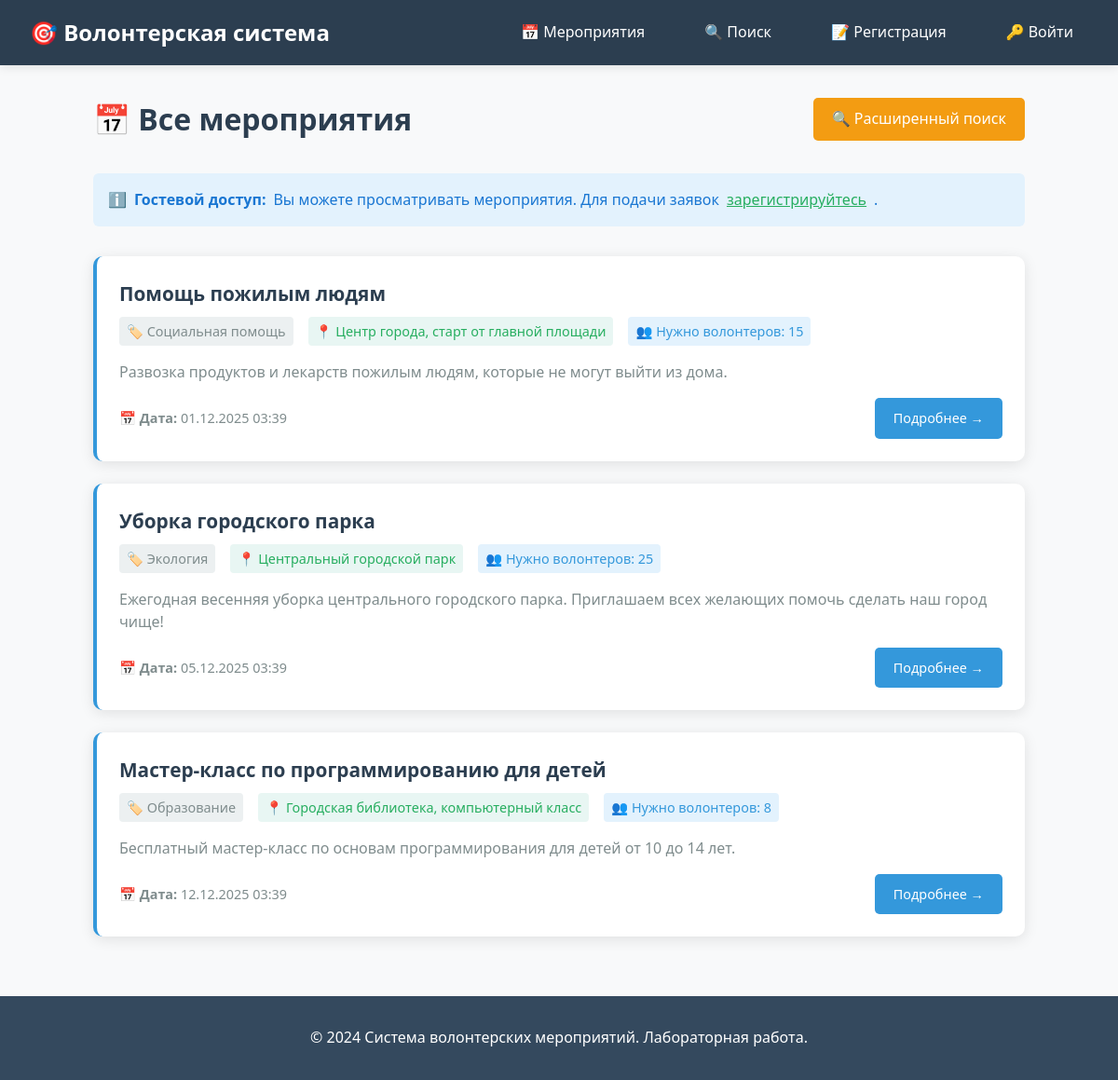
/events/, run on an earlier commit of the app's database.
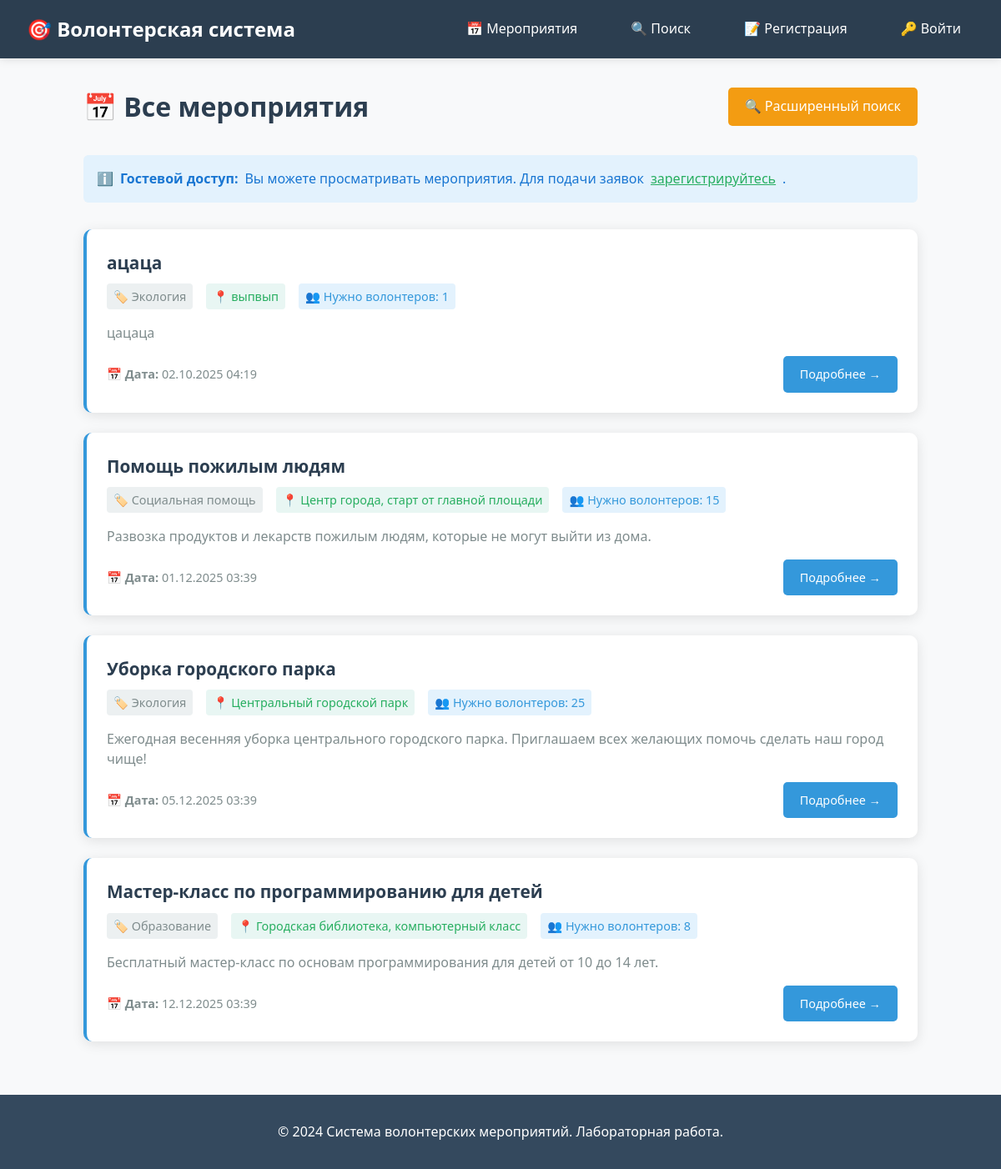
And on a later commit of the database.
### events/models.py (models this page shows, shortened)
class Event(TimeStampedModel):
    STATUS_CHOICES = (
        ('draft', 'Черновик'),
        ('active', 'Активно'),
        ('completed', 'Завершено'),
        ('cancelled', 'Отменено'),
    )
    title = models.CharField(max_length=200, verbose_name='Название мероприятия')
    description = models.TextField(verbose_name='Описание')
    category = models.ForeignKey(EventCategory, on_delete=models.CASCADE, verbose_name='Категория')
    organizer = models.ForeignKey(User, on_delete=models.CASCADE, related_name='organized_events', verbose_name='Организатор')
    event_date = models.DateTimeField(verbose_name='Дата и время мероприятия')
    location = models.CharField(max_length=200, verbose_name='Место проведения')
    required_volunteers = models.PositiveIntegerField(default=1, validators=[MinValueValidator(1)], verbose_name='Требуемое количество волонтеров')
    status = models.CharField(max_length=20, choices=STATUS_CHOICES, default='draft', verbose_name='Статус')
    class Meta:
        verbose_name = 'Мероприятие'
        verbose_name_plural = 'Мероприятия'
        ordering = ['-event_date']

class EventCategory(TimeStampedModel):
    name = models.CharField(max_length=100, verbose_name='Название категории')
    description = models.TextField(blank=True, verbose_name='Описание')
    class Meta:
        verbose_name = 'Категория мероприятия'
        verbose_name_plural = 'Категории мероприятий'

### events/views.py (the view)
# urls.py: path('', views.event_list, name='event_list'),
def event_list(request):
    events = Event.objects.filter(status='active').order_by('event_date')
    return render(request, 'events/event_list.html', {'events': events})

### templates/events/event_list.html (shortened to what this page needs)
{% extends "base.html" %}
{% block content %}
<div style="max-width: 1000px; margin: 0 auto;">
    <div style="display: flex; justify-content: space-between; align-items: center; margin-bottom: 2rem; flex-wrap: wrap; gap: 1rem;">
        <h1 style="color: #2c3e50; margin: 0;">📅 Все мероприятия</h1>
        <div style="display: flex; gap: 1rem;">
            <a href="{% url 'event_search' %}" class="btn btn-warning">
                🔍 Расширенный поиск
            </a>
        </div>
    </div>
    {% if not user.is_authenticated %}
    <div style="background: #e3f2fd; padding: 1rem; border-radius: 6px; margin-bottom: 2rem;">
        <p style="color: #1976d2; margin: 0; display: flex; align-items: center; gap: 0.5rem;">
            ℹ️ <strong>Гостевой доступ:</strong> Вы можете просматривать мероприятия. Для подачи заявок <a href="{% url 'register' %}" style="color: #27ae60; font-weight: 500;">зарегистрируйтесь</a>.
        </p>
    </div>
    {% endif %}
    {% if events %}
        <div style="display: grid; gap: 1.5rem;">
            {% for event in events %}
            <div style="background: white; padding: 1.5rem; border-radius: 10px; box-shadow: 0 3px 15px rgba(0,0,0,0.1); transition: transform 0.3s; border-left: 4px solid #3498db;">
                <div style="display: flex; justify-content: space-between; align-items: start; gap: 1rem; flex-wrap: wrap;">
                    <div style="flex: 1;">
                        <h3 style="margin: 0 0 0.5rem 0;">
                            <a href="{% url 'event_detail' event.id %}" style="color: #2c3e50; text-decoration: none; font-size: 1.3rem;">
                                {{ event.title }}
                            </a>
                        </h3>
                        <div style="display: flex; gap: 1rem; flex-wrap: wrap; margin-bottom: 1rem;">
                            <span style="background: #ecf0f1; padding: 4px 8px; border-radius: 4px; font-size: 0.9rem; color: #7f8c8d;">
                                🏷️ {{ event.category.name }}
                            </span>
                            <span style="background: #e8f6f3; padding: 4px 8px; border-radius: 4px; font-size: 0.9rem; color: #27ae60;">
                                📍 {{ event.location }}
                            </span>
                            <span style="background: #e3f2fd; padding: 4px 8px; border-radius: 4px; font-size: 0.9rem; color: #3498db;">
                                👥 Нужно волонтеров: {{ event.required_volunteers }}
                            </span>
                        </div>
                        <p style="color: #7f8c8d; line-height: 1.5; margin-bottom: 1rem;">
                            {{ event.description|truncatewords:40 }}
                        </p>
                        <div style="display: flex; justify-content: space-between; align-items: center; flex-wrap: wrap; gap: 1rem;">
                            <div style="color: #7f8c8d; font-size: 0.9rem;">
                                <strong>📅 Дата:</strong> {{ event.event_date|date:"d.m.Y H:i" }}
                            </div>
                            <a href="{% url 'event_detail' event.id %}" class="btn btn-primary" style="font-size: 0.9rem;">
                                Подробнее →
                            </a>
                        </div>
                    </div>
                </div>
            </div>
            {% endfor %}
        </div>
    {% else %}
        <div style="text-align: center; padding: 4rem 2rem;">
            <div style="font-size: 4rem; margin-bottom: 1rem;">📭</div>
            <h3 style="color: #7f8c8d; margin-bottom: 1rem;">Мероприятий пока нет</h3>
            <p style="color: #95a5a6;">Но скоро они появятся! Следите за обновлениями.</p>
        </div>
    {% endif %}
</div>
{% endblock %}

### templates/base.html (shortened to what this page needs)
<!DOCTYPE html>
<html lang="ru">
<head>
</head>
<body>
    <nav class="navbar">
        <div class="nav-container">
            <a href="{% url 'home' %}" class="logo">🎯 Волонтерская система</a>
            <ul class="nav-links">
                <li><a href="{% url 'event_list' %}">📅 Мероприятия</a></li>
                <li><a href="{% url 'event_search' %}">🔍 Поиск</a></li>
                {% if user.is_authenticated %}
                    <li class="user-greeting">Привет, {{ user.username }}!</li>
                    <li><a href="{% url 'logout' %}">🚪 Выйти</a></li>
                    {% if user.is_staff %}
                        <li><a href="/admin/">⚙️ Админка</a></li>
                    {% endif %}
                {% else %}
                    <li><a href="{% url 'register' %}">📝 Регистрация</a></li>
                    <li><a href="{% url 'login' %}">🔑 Войти</a></li>
                {% endif %}
            </ul>
        </div>
    </nav>
    <main class="main-content">
        {% block content %}
        {% endblock %}
    </main>
    <footer class="footer">
        <p>&copy; 2024 Система волонтерских мероприятий. Лабораторная работа.</p>
    </footer>
</body>
</html>

### templates/base.html (style rules this page uses)
* { margin: 0; padding: 0; box-sizing: border-box; }
body { font-family: 'Segoe UI', Tahoma, Geneva, Verdana, sans-serif; line-height: 1.6; color: #333; background: #f8f9fa; min-height: 100vh; }
.navbar { background: #2c3e50; color: white; padding: 1rem 0; box-shadow: 0 2px 10px rgba(0,0,0,0.1); }
.nav-container { max-width: 1200px; margin: 0 auto; display: flex; justify-content: space-between; align-items: center; padding: 0 2rem; }
.logo { font-size: 1.5rem; font-weight: bold; color: white; text-decoration: none; }
.nav-links { display: flex; list-style: none; gap: 2rem; align-items: center; }
.nav-links a { color: white; text-decoration: none; font-weight: 500; transition: color 0.3s; padding: 0.5rem 1rem; border-radius: 5px; }
.main-content { max-width: 1200px; margin: 2rem auto; padding: 0 2rem; min-height: calc(100vh - 200px); }
.footer { background: #34495e; color: white; text-align: center; padding: 2rem; margin-top: 4rem; }
.btn { display: inline-block; padding: 10px 20px; text-decoration: none; border-radius: 5px; font-weight: 500; transition: all 0.3s; border: none; cursor: pointer; }
.btn-primary { background: #3498db; color: white; }
.btn-warning { background: #f39c12; color: white; }

What changed in the data, as far as the page shows it:
added Event: title "ацаца", category.name "Экология", location "выпвып", required_volunteers "1", description "цацаца", event_date "02.10.2025 04:19"
